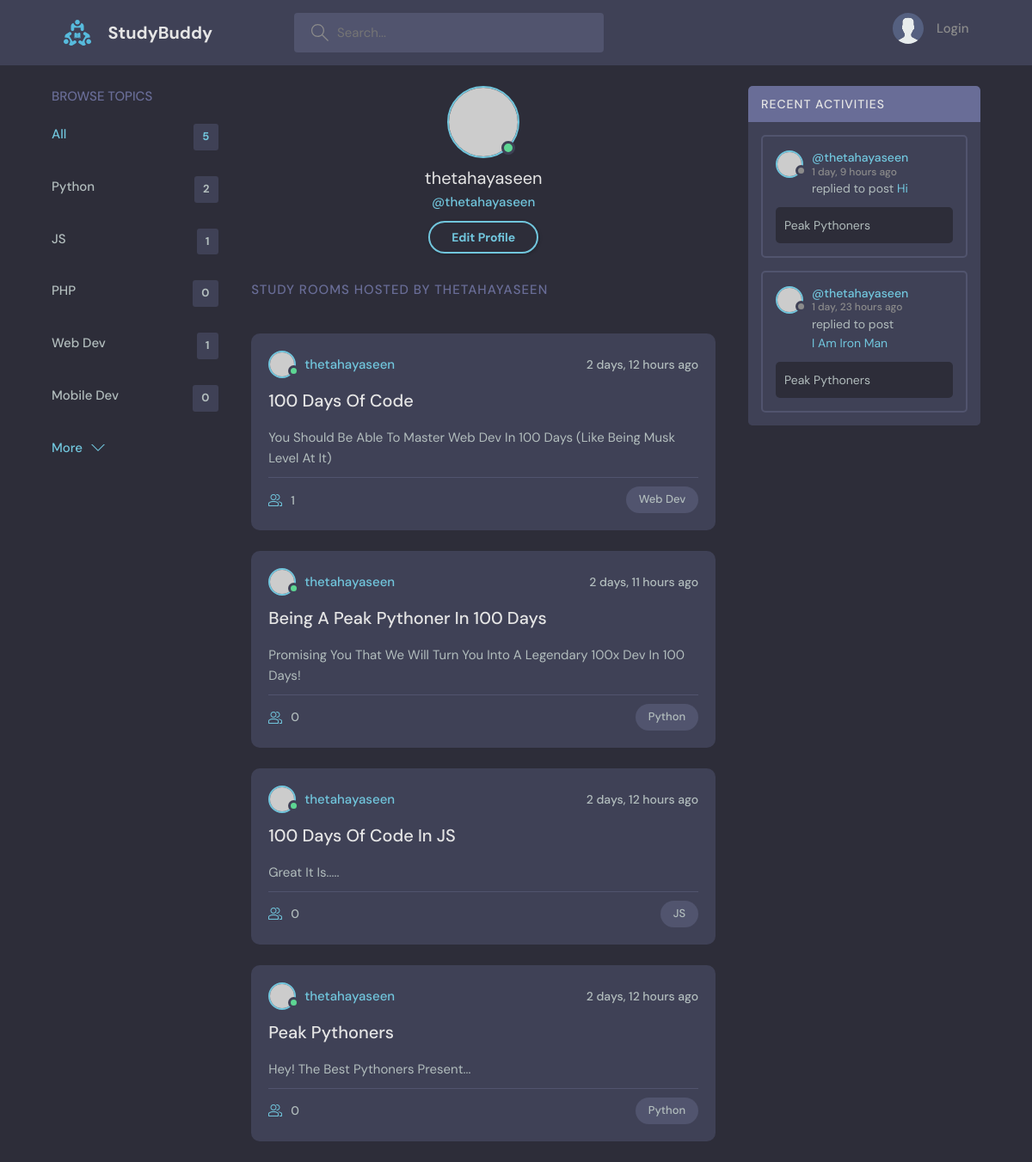
The page /user_profile/1 on the database as committed earlier.
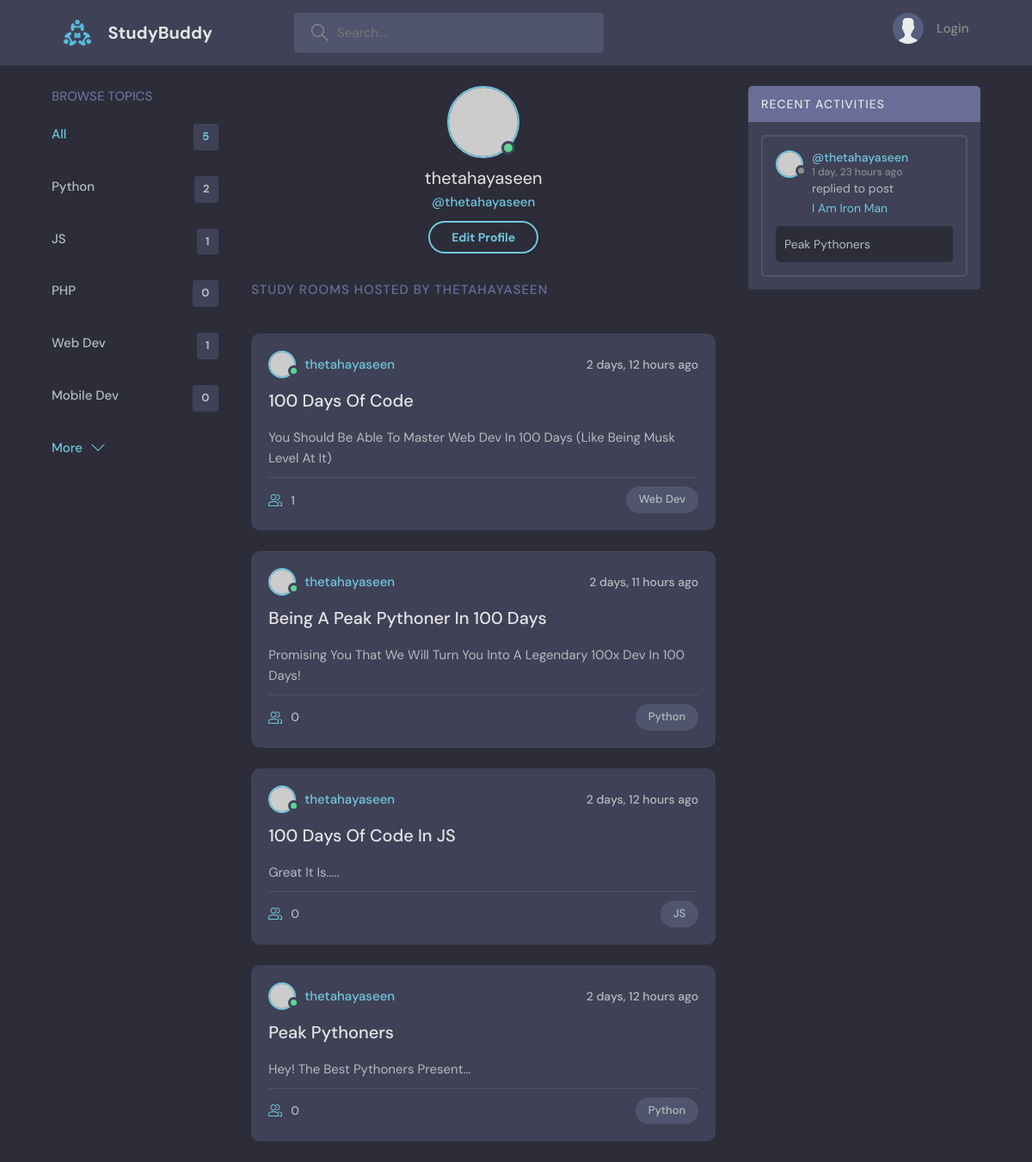
The same page on the database as committed later.
### base/models.py (models this page shows)
class Topic(models.Model):
    name = models.CharField(max_length=200)
    def __str__(self):
        return str(self.name)

class Room(models.Model):
    host = models.ForeignKey(User, on_delete=models.SET_NULL, null = True)
    topic = models.ForeignKey(Topic, on_delete=models.SET_NULL, null = True)
    name = models.CharField(max_length=200)
    description = models.TextField(null=True, blank=True)
    participants = models.ManyToManyField(User, related_name="participants", blank=True)
    updated = models.DateTimeField(auto_now=True)
    created = models.DateTimeField(auto_now_add=True)
    def __str__(self):
        return str(self.name)
    class Meta:
        ordering = ["-updated", "-created"]

class Message(models.Model):
    user = models.ForeignKey(User, on_delete=models.CASCADE)
    room = models.ForeignKey(Room, on_delete=models.CASCADE)
    body = models.TextField()
    updated = models.DateTimeField(auto_now=True)
    created = models.DateTimeField(auto_now_add=True)
    class Meta:
        ordering = ["-updated", "-created"]
    def __str__(self):
        return str(self.body)[0:50]

### base/views.py (the view)
# urls.py: path("user_profile/<str:primary_key>", views.user_profile, name = "user-profile"),
def user_profile(request, primary_key):
    user = User.objects.get(id = primary_key)
    rooms = user.room_set.all()
    activity_feed = user.message_set.all()
    topics = Topic.objects.all()
    context = {"user": user, "rooms": rooms, "activity_feed": activity_feed, "topics": topics}
    return render(request,  "base/profile.html", context)

### base/templates/base/profile.html
{% extends "mainlayout.html" %}
{% block content %}
<main class="profile-page layout layout--3">
  <div class="container">
    {% include "base/topic_component.html" %}
    <div class="roomList">
      <div class="profile">
        <div class="profile__avatar">
          <div class="avatar avatar--large active">
            <img src="https://randomuser.me/api/portraits/men/11.jpg" />
          </div>
        </div>
        <div class="profile__info">
          <h3>{{user.username}}</h3>
          <p>@{{user.username}}</p>
          <a href="edit-user.html" class="btn btn--main btn--pill">Edit Profile</a>
        </div>
      </div>
      <div class="roomList__header">
        <div>
          <h2>Study Rooms Hosted by {{user.username}}</h2>
        </div>
      </div>
      {% include "base/rooms_component.html" %}
    </div>
    <div class="activities">
      {% include "base/activity_component.html" %}
    </div>
  </div>
</main>
{% endblock content %}

### base/templates/base/topic_component.html
<div class="topics">
    <div class="topics__header">
      <h2>Browse Topics</h2>
    </div>
    <ul class="topics__list">
    <li>
        <a href="{% url 'home' %}" class="active">All <span>{{topics.count}}</span></a>
    </li>
    {% for topic in topics %}
        <li>
            <a href="{% url 'home' %}?search={{topic.name}}" class=""> {{topic.name}} <span>{{topic.room_set.all.count}}</span></a>
        </li>
    {% endfor %}
    </ul>
    <a class="btn btn--link" href="topics.html">
      More
      <svg version="1.1" xmlns="http://www.w3.org/2000/svg" width="32" height="32" viewBox="0 0 32 32">
        <title>chevron-down</title>
        <path d="M16 21l-13-13h-3l16 16 16-16h-3l-13 13z"></path>
      </svg>
    </a>
  </div>

### base/templates/base/rooms_component.html (shortened to what this page needs)
<div class="grid grid-cols-1 md:grid-cols-2 lg:grid-cols-3 gap-4">
    <div class="bg-white border p-4 rounded-md shadow">
    </div>
</div>
{% for room in rooms %}
<div class="roomListRoom">
    <div class="roomListRoom__header">
      <a href="{% url 'user-profile' room.host.id %}" class="roomListRoom__author">
        <div class="avatar avatar--small active">
          <img src="https://randomuser.me/api/portraits/men/11.jpg" />
        </div>
        <span>{{room.host}}</span>
      </a>
      <div class="roomListRoom__actions">
        <span>{{room.created|timesince}} ago</span>
      </div>
    </div>
    <div class="roomListRoom__content">
      <a href="{% url 'room' room.id %}">{{room.name}}</a>
      <p>
        {{room.description}}
    </p>
    </div>
    <div class="roomListRoom__meta">
      <a class="roomListRoom__joined">
        {{room.participants.all.count}}
      </a>
      <p class="roomListRoom__topic">{{room.topic}}</p>
    </div>
  </div>
{% endfor %}

### base/templates/base/activity_component.html (shortened to what this page needs)
<div class="activities">
    <div class="activities__header">
      <h2>Recent Activities</h2>
    </div>
    {% for activity in activity_feed %}
    <div class="activities__box">
      <div class="activities__boxHeader roomListRoom__header">
        <a href="{% url 'user-profile' activity.user.id %}" class="roomListRoom__author">
          <div class="avatar avatar--small">
            <img src="https://randomuser.me/api/portraits/women/11.jpg" />
          </div>
          <p>
            @{{activity.user}}
            <span>{{activity.created|timesince}} ago</span>
          </p>
        </a>
      </div>
      <div class="activities__boxContent">
        <p>replied to post <a href="room.html">{{activity}}</a></p>
        <div class="activities__boxRoomContent">
            {{activity.room}}
        </div>
      </div>
    </div>
    {% endfor %}
</div>

Rows that differ between the two databases and show on the page:
removed Message: user "thetahayaseen", created "1 day, 9 hours", body "Hi", room "Peak Pythoners"
